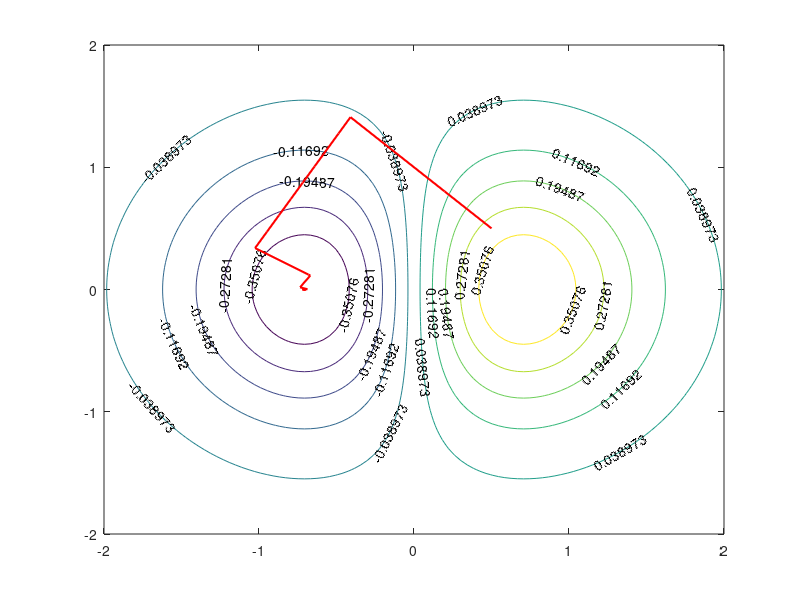
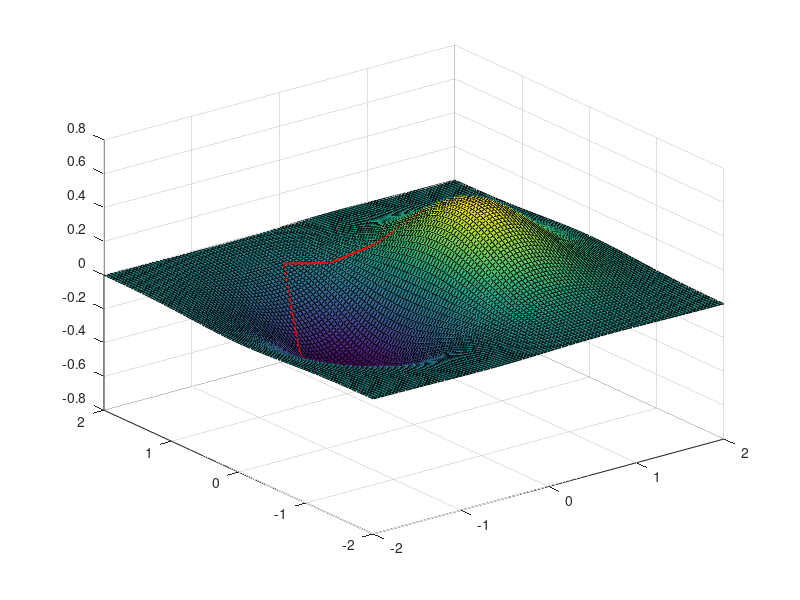

Reproduce these figures in MATLAB, in order.
%% Use gradient descent to calculate minimum value of function and visualize the optimization process 
x = linspace(-2,2);
y  = x;
[X,Y] = meshgrid(x);
F = X.*exp(-X.^2-Y.^2);
figure
contour(X,Y,F,'ShowText','on');
hold on
xmin = 0.5;
ymin = 0.5;
fmin = xmin*exp(-xmin^2-ymin^2);
xSearchSpace = [xmin];
ySearchSpace = [ymin];
fSearchSpace = [fmin];

for i = 1:10
    SearchCount = 1;
    SearchLength = 1;
    dfdx = (1-2*xmin^2)*exp(-xmin^2-ymin^2);
    dfdy = -2*xmin*ymin*exp(-xmin^2-ymin^2);
    
    while SearchCount <= 10
        xmin_tmp = xmin - SearchLength*dfdx;
        ymin_tmp = ymin - SearchLength*dfdy;
        fmin_tmp = xmin_tmp*exp(-xmin_tmp^2-ymin_tmp^2);
        
        if (fmin_tmp < fmin)
            xmin = xmin_tmp;
            ymin = ymin_tmp;
            fmin = fmin_tmp;
            xSearchSpace = [xSearchSpace,xmin];
            ySearchSpace = [ySearchSpace,ymin];
            fSearchSpace = [fSearchSpace,fmin];
        else 
            SearchLength = SearchLength/3;
        end
        
        SearchCount = SearchCount + 1;   
    end
    
end
plot(xSearchSpace,ySearchSpace,'r','LineWidth',1.5)
hold off
figure
surf(X,Y,F);
hold on
plot3(xSearchSpace,ySearchSpace,fSearchSpace,'r','LineWidth',1.5)